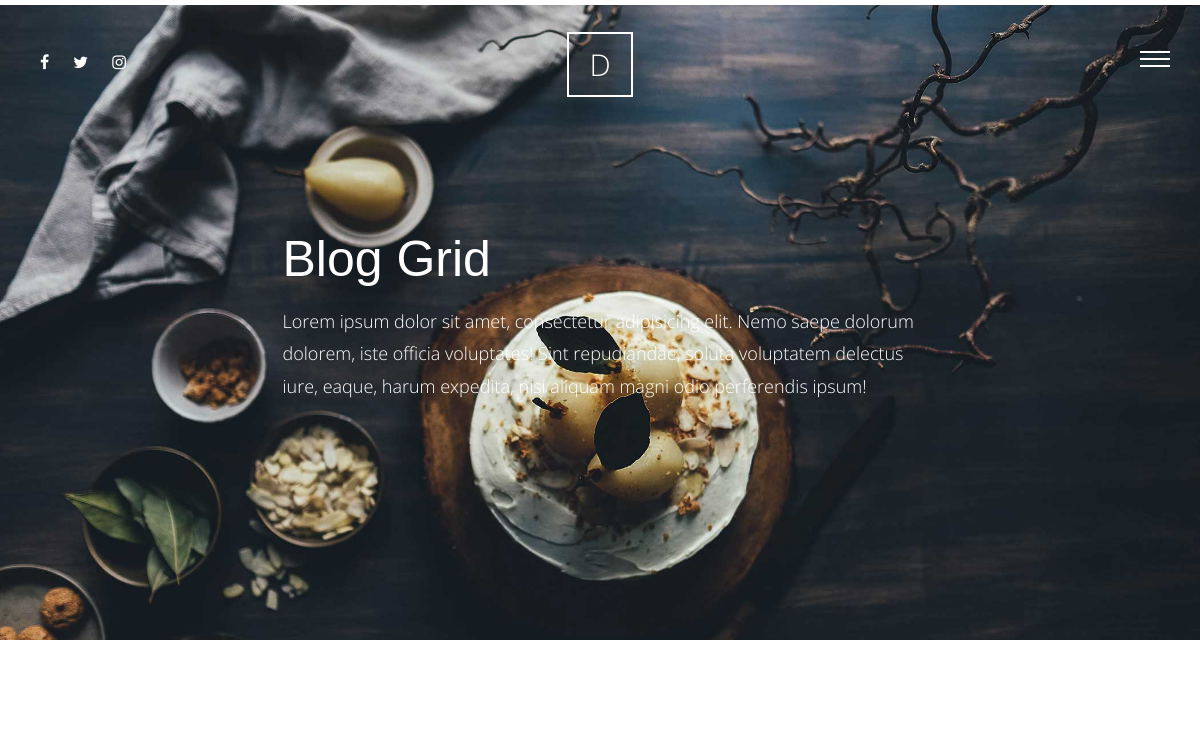
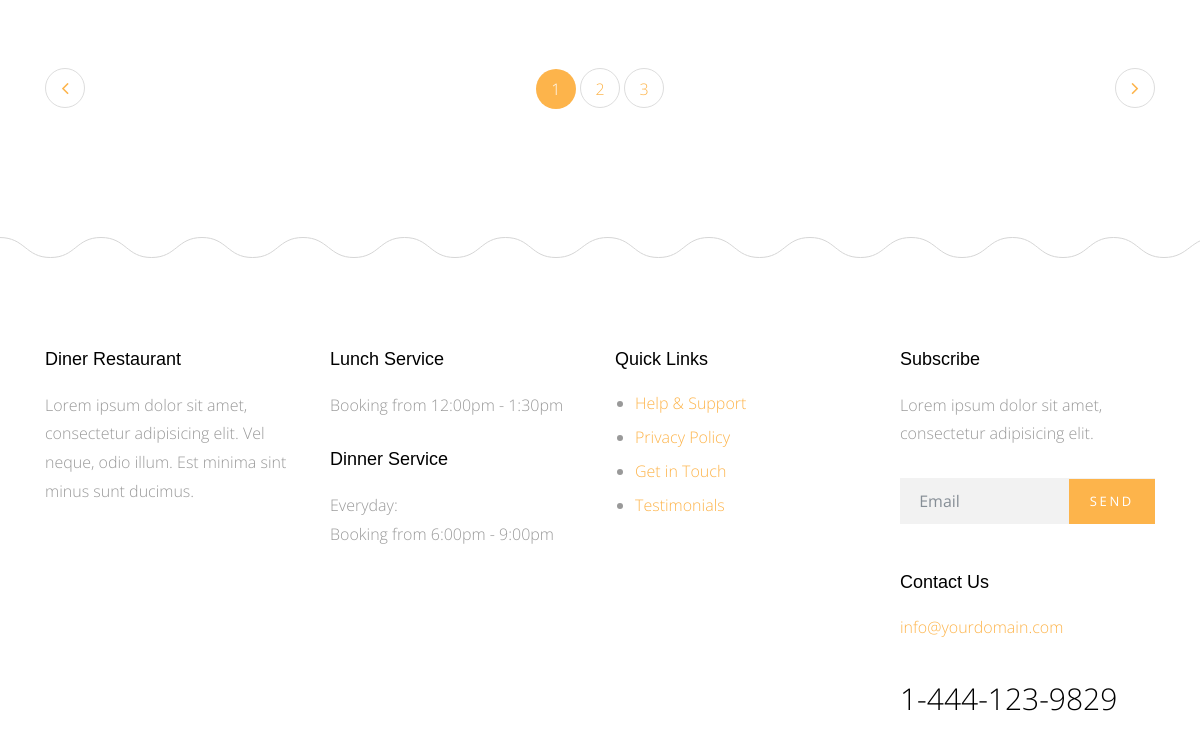
/blog/ (upper part), run on an earlier commit of the app's database (2 pictures, top to bottom).
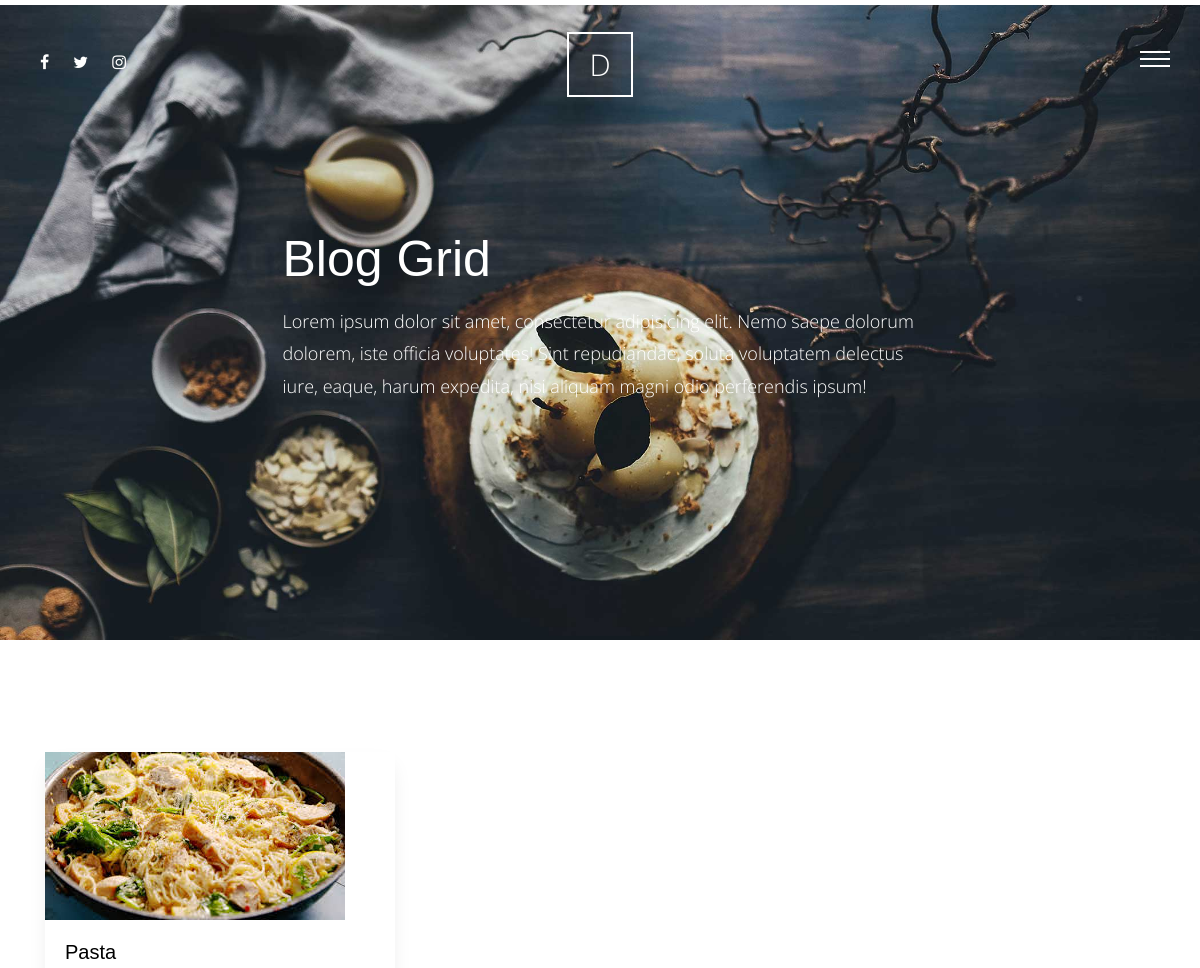
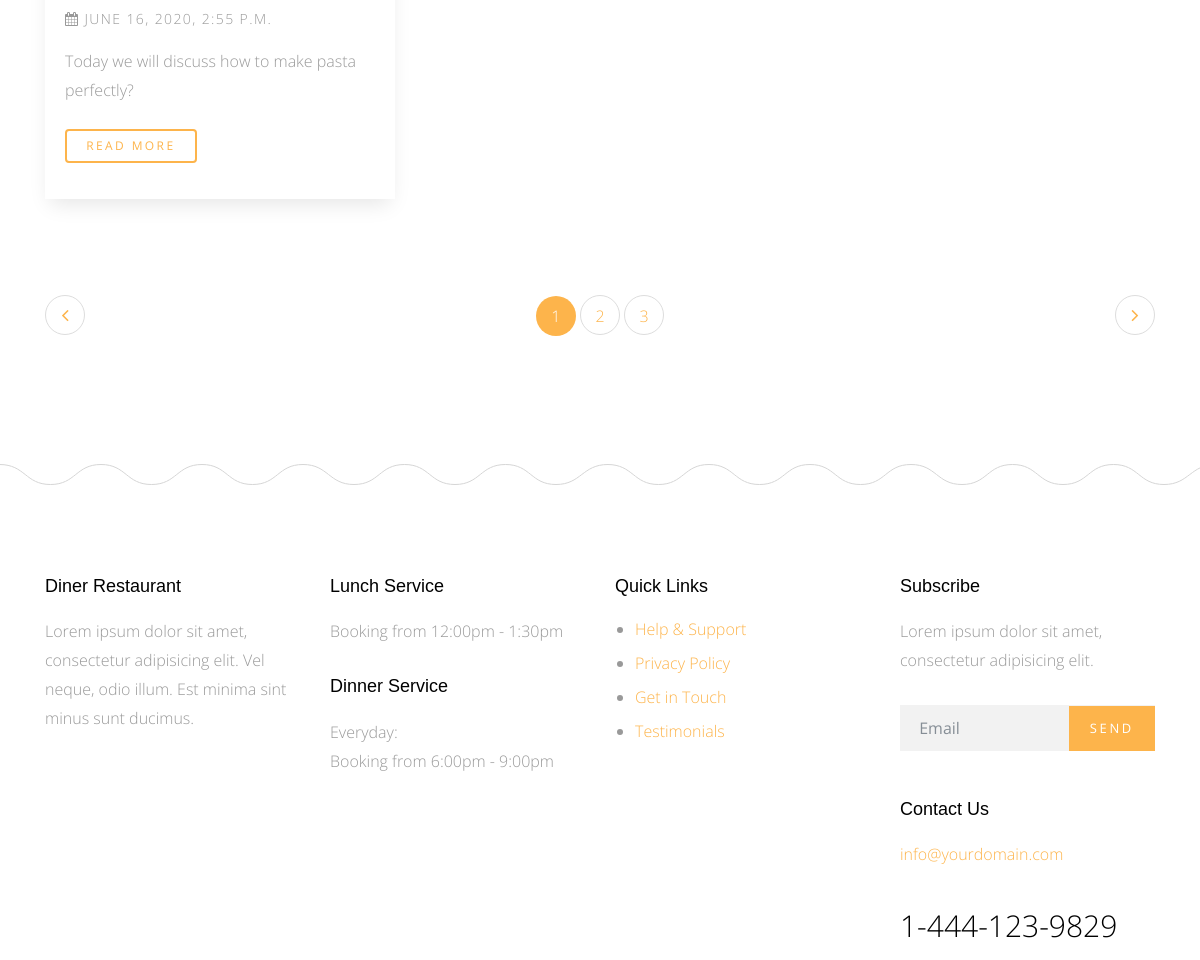
And on a later commit of the database (2 pictures, top to bottom).
### blog/models.py (models this page shows, shortened)
class Post(models.Model):
    title = models.CharField(max_length=255)
    content = models.TextField()
    image = models.ImageField(upload_to="blog/", blank=True, null=True)
    author = models.ForeignKey(User, on_delete=models.CASCADE)
    category = models.ForeignKey('Category', null=True, on_delete=models.SET_NULL)
    created = models.DateTimeField(auto_now_add=True)

### blog/views.py (the view)
# urls.py: path('', views.post_list, name="postlist"),
def post_list(request):
    post = Post.objects.all()
    context = {
        "post": post
    }
    return render(request, 'blog/blog.html', context)

### blog/templates/blog/blog.html
{% extends 'base.html' %} {% block content %} {% load static %}
<div class="main-wrap">
    <div class="cover_1 cover_sm">
        <div class="img_bg" style="background-image: url({% static 'img/slider-1.jpg' %});" data-stellar-background-ratio="0.5">
            <div class="container">
                <div class="row align-items-center justify-content-center">
                    <div class="col-md-7" data-aos="fade-up">
                        <h2 class="heading">Blog Grid</h2>
                        <p class="lead">Lorem ipsum dolor sit amet, consectetur adipisicing elit. Nemo saepe dolorum dolorem, iste officia voluptates! Sint repudiandae, soluta voluptatem delectus iure, eaque, harum expedita, nisi aliquam magni odio perferendis ipsum!</p>
                    </div>
                </div>
            </div>
        </div>
    </div>
    <div class="section">
        <div class="container">
            <div class="row mb-5">
                {% for blog in post %}
                <div class="col-md-4">
                    <div class="media d-block media-bg-white mb-5" data-aos="fade-up" data-aos-delay="400">
                        <figure>
                            <a href="{% url 'postdetail' blog.id%}"><img src="{{blog.image.url}}" alt="{{blog.title}}" class="img-fluid"></a>
                        </figure>
                        <div class="media-body">
                            <h3><a href="#">{{blog.title}}</a></h3>
                            <p class="post-meta"><span><span class="fa fa-calendar"></span> {{blog.created}}</span>
                            </p>
                            <p class="mb-4">{{blog.content}}</p>
                            <p><a href="{% url 'postdetail' blog.id%}" class="btn btn-primary btn-outline-primary btn-sm">Read More</a></p>
                        </div>
                    </div>
                </div>
                {% endfor %}
            </div>
            <div class="row">
                <div class="col-md-12">
                    <ul class="pagination custom-pagination">
                        <li class="page-item prev"><a class="page-link" href="#"><i class="fa fa-angle-left"></i></a></li>
                        <li class="page-item active">
                            <a class="page-linkx href=" # ">1</a></li>
                  <li class="page-item "><a class="page-link " href="# ">2</a></li>
                  <li class="page-item "><a class="page-link " href="# ">3</a></li>
                  <li class="page-item next "><a class="page-link " href="# "><i class="fa fa-angle-right "></i></a></li>
                </ul>
              </div>
            </div>
          </div>
    </div>
</div>
{% endblock %}

### templates/base.html (shortened to what this page needs)
<!doctype html>
<html lang="en">
<head>
    {% load static %}
    <link rel="stylesheet" href="{% static 'css/bootstrap.css' %}">
    <link rel="stylesheet" href="{% static 'css/animate.css' %}">
    <link rel="stylesheet" href="{% static 'css/owl.carousel.min.css' %}">
    <link rel="stylesheet" href="{% static 'css/magnific-popup.css' %}">
    <link rel="stylesheet" href="{% static 'css/aos.css' %}">
    <link rel="stylesheet" href="{% static 'css/bootstrap-datepicker.css' %}">
    <link rel="stylesheet" href="{% static 'css/jquery.timepicker.css' %}">
    <link rel="stylesheet" href="{% static 'fonts/ionicons/css/ionicons.min.css' %}">
    <link rel="stylesheet" href="{% static 'fonts/fontawesome/css/font-awesome.min.css' %}">
    <link rel="stylesheet" href="{% static 'fonts/flaticon/font/flaticon.css' %}">
    <link rel="stylesheet" href="{% static 'css/style.css' %}">
</head>
<body>
    <div class="site-wrap">
        <header class="site-header">
            <div class="row align-items-center">
                <div class="col-5 col-md-3">
                    <ul class="list-unstyled social">
                        <li><a href="#"><span class="fa fa-facebook"></span></a></li>
                        <li><a href="#"><span class="fa fa-twitter"></span></a></li>
                        <li><a href="#"><span class="fa fa-instagram"></span></a></li>
                    </ul>
                </div>
                <div class="col-2 col-md-6 text-center">
                    <a href="index.html" class="site-logo">D</a>
                </div>
                <div class="col-5 col-md-3 text-right menu-burger-wrap">
                    <a href="#" class="site-nav-toggle js-site-nav-toggle"><i></i></a>
                </div>
            </div>
        </header>
        {% block content %} {% endblock %}
        <footer>
            <div class="site-footer">
                <div class="container">
                    <div class="row small-gutters mb-5">
                        <div class="col-md-6 col-lg-3 mb-5" data-aos="fade" data-aos-delay="100">
                            <div class="footer-widget">
                                <h3>Diner Restaurant</h3>
                                <p>Lorem ipsum dolor sit amet, consectetur adipisicing elit. Vel neque, odio illum. Est minima sint minus sunt ducimus.</p>
                            </div>
                        </div>
                        <div class="col-md-6 col-lg-3 mb-5" data-aos="fade" data-aos-delay="200">
                            <div class="footer-widget">
                                <h3>Lunch Service</h3>
                                <p>Booking from 12:00pm - 1:30pm</p>
                                <h3>Dinner Service</h3>
                                <p>Everyday: <br> Booking from 6:00pm - 9:00pm</p>
                            </div>
                        </div>
                        <div class="col-md-6 col-lg-3 mb-5" data-aos="fade" data-aos-delay="300">
                            <div class="footer-widget">
                                <h3>Quick Links</h3>
                                <ul>
                                    <li><a href="#">Help &amp; Support</a></li>
                                    <li><a href="#">Privacy Policy</a></li>
                                    <li><a href="#">Get in Touch</a></li>
                                    <li><a href="#">Testimonials</a></li>
                                </ul>
                            </div>
                        </div>
                        <div class="col-md-6 col-lg-3 mb-5" data-aos="fade" data-aos-delay="400">
                            <div class="footer-widget footer-contact-widget">
                                <h3>Subscribe</h3>
                                <p>Lorem ipsum dolor sit amet, consectetur adipisicing elit.</p>
                                <form action="" class="form-subscribe mb-5">
                                    <div class="form-group form-field">
                                        <input type="submit" value="Send" class="btn btn-primary">
                                        <input type="text" class="form-control" placeholder="Email">
                                    </div>
                                </form>
                                <h3>Contact Us</h3>
                                <p class="contact-email">info@yourdomain.com</p>
                                <p class="contact-phone">1-444-123-9829</p>
                            </div>
                        </div>
                    </div>
                </div>
            </div>
        </footer>
    </div>
</body>
</html>

What changed in the data, as far as the page shows it:
added Post: image (picture), title "Pasta", created "JUNE 16, 2020, 2:55 P.M.", content "Today we will discuss how to make pasta perfectly?"
